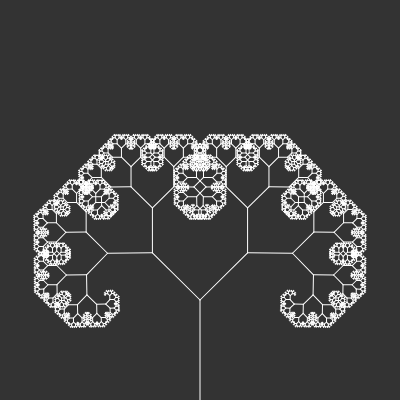
Frame 1 (no input)
Frame 60 (no input): identical to frame 1, image omitted
Frame 120 (the mouse pressed at the canvas centre since frame 60): identical to frame 1, image omitted

The p5.js sketch that drew this single still picture (run headless with seeded random() and noise() and a simulated clock; from frame 60 on, the mouse is pressed at the canvas centre):

// p5.js sketch
// ── sketch.js
var angle =0;

var slider;
function setup() {
  createCanvas(400, 400);
  slider = createSlider(0,TWO_PI,PI/4,0.01);
}

function draw() {
  background(51);
  angle = slider.value();
  var length = 100;
  stroke(255);
  translate(200,height);
  branch(length);
}

function branch(length){
  line(0, 0, 0, -length);
  translate(0,-length);
  
  if(length>1){
    push();
    rotate(angle);
    branch(length*0.67);
    pop();
    push();
    rotate(-angle);
    branch(length*0.67);
    pop();
  }
}
